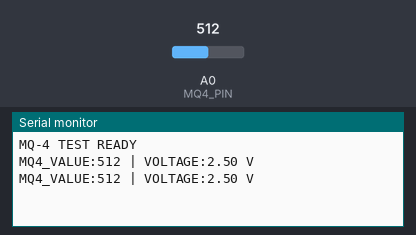
A sketch run on a simulated Arduino Uno, built with avr-gcc and run on an emulated ATmega328P. Shown: the last lines printed to the serial monitor. The test bench sets the inputs (shaded band); at power-on: A0 (MQ4_PIN) = 512.

Above: at 1.8 s.
1.9 s: A0 (MQ4_PIN) set to 716
At 2.7 s:
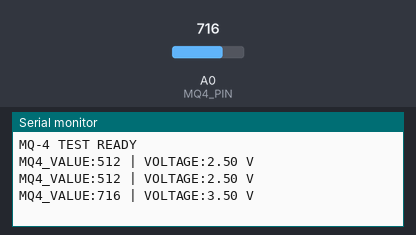
3.4 s: A0 (MQ4_PIN) set to 900
At 4.8 s:
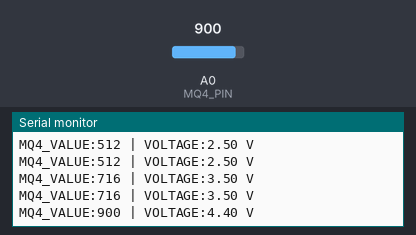
Timing chart, 0 to 6.4 s (numbered marks = the images above; inputs shaded):
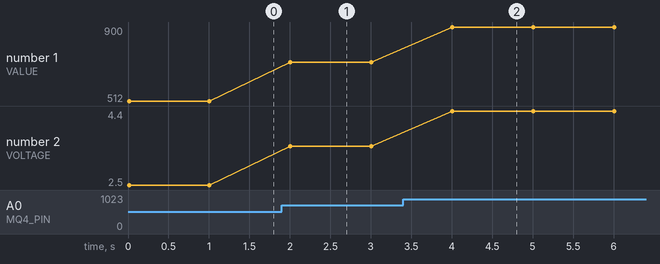

The sketch:

MQ4_Arduino_Test.ino
```cpp
// MQ-4 ONLY | UNO R3 / UNO R3 PWM
// VCC -> 5V, GND -> GND, AO -> A0, DO unused
// Serial baud: 9600. Outputs raw ADC and estimated input voltage only.
const byte MQ4_PIN = A0;
void setup() {
  Serial.begin(9600);
  pinMode(MQ4_PIN, INPUT);
  Serial.println("MQ-4 TEST READY");
}
void loop() {
  int raw = analogRead(MQ4_PIN);
  float volts = raw * (5.0 / 1023.0);
  Serial.print("MQ4_VALUE:");
  Serial.print(raw);
  Serial.print(" | VOLTAGE:");
  Serial.print(volts, 2);
  Serial.println(" V");
  delay(1000);
}
```

Measured:
- after the input at 1.9 s, the serial monitor: prints a new line after 0.10 s (image 1)
- after the input at 3.4 s, the serial monitor: prints a new line after 0.60 s (image 2)
- plotted number 1: 512 → 716 after the input at 1.9 s, 716 → 900 after the input at 3.4 s
- plotted number 2: 2.5 → 3.5 after the input at 1.9 s, 3.5 → 4.4 after the input at 3.4 s
